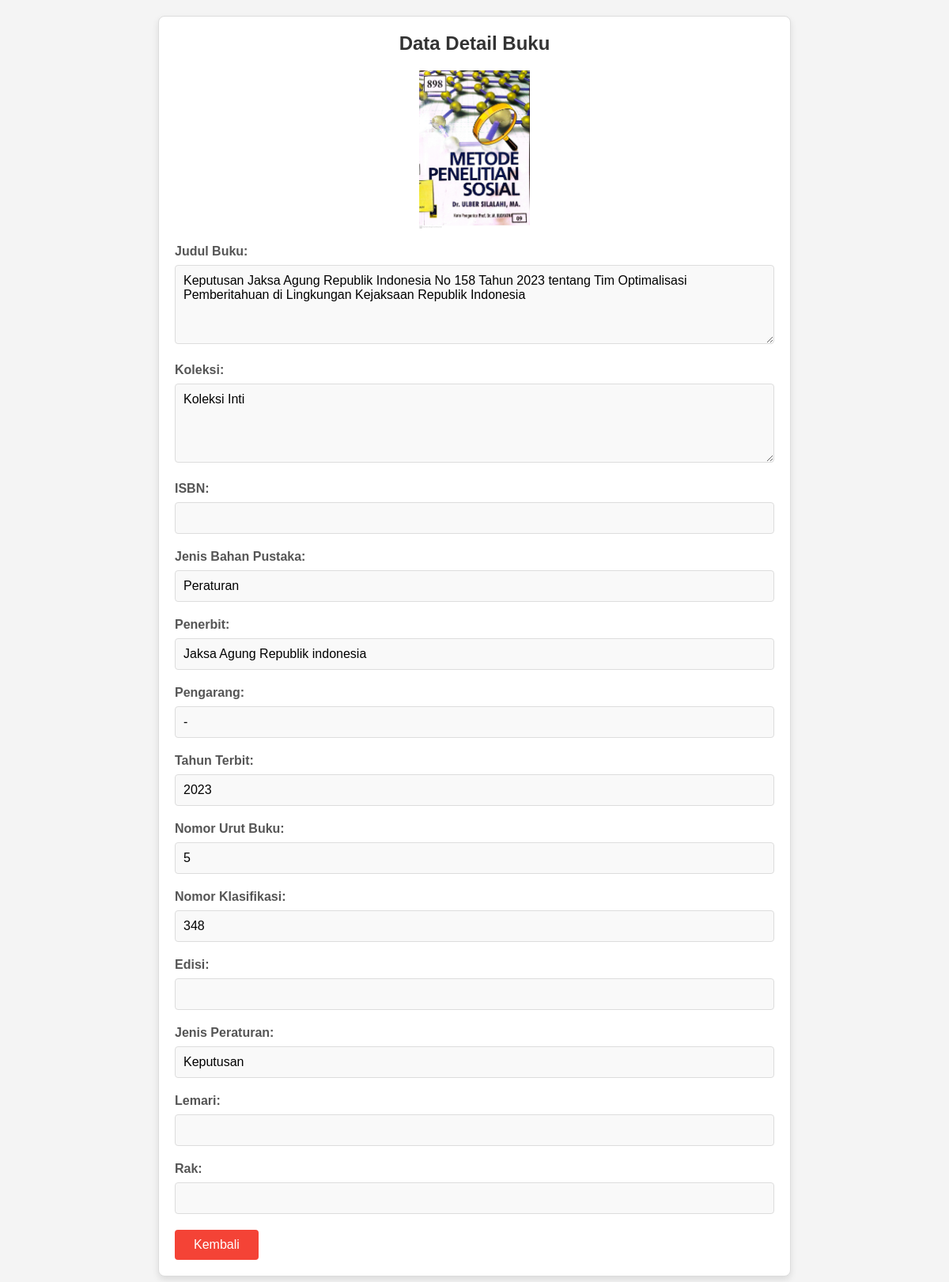
Screenshot of /detail.php?id=3 with the database file from the repository.
### tables this page shows
CREATE TABLE `books` (
  `id` int(11) NOT NULL,
  `general_number` varchar(255) DEFAULT NULL,
  `title` varchar(255) DEFAULT NULL,
  `koleksi` varchar(255) DEFAULT NULL,
  `material_type` varchar(255) DEFAULT NULL,
  `book_number` varchar(255) DEFAULT NULL,
  `author` varchar(255) DEFAULT NULL,
  `jilid` varchar(255) DEFAULT NULL,
  `edition` varchar(255) DEFAULT NULL,
  `cetakan` varchar(255) DEFAULT NULL,
  `lssn` varchar(255) DEFAULT NULL,
  `regulation_number` varchar(255) DEFAULT NULL,
  `regulation_type` varchar(255) DEFAULT NULL,
  `regulation_year` varchar(255) DEFAULT NULL,
  `regulation_place` varchar(255) DEFAULT NULL,
  `magazine_number` varchar(255) DEFAULT NULL,
  `volume_number` varchar(255) DEFAULT NULL,
  `publication_period` varchar(255) DEFAULT NULL,
  `publication_place` varchar(255) DEFAULT NULL,
  `publisher` varchar(255) DEFAULT NULL,
  `publication_year` varchar(255) DEFAULT NULL,
  `classification_number` varchar(255) DEFAULT NULL,
  `source` varchar(255) DEFAULT NULL,
  `description` text DEFAULT NULL,
  `cover_image` varchar(255) DEFAULT NULL
);

### detail.php (the view, shortened to what this page needs)
<!DOCTYPE html>
<html lang="id">
<head>
    <link rel="stylesheet" href="detail.css">
</head>
<body>
    <div class="container">
        <h2>Data Detail Buku</h2>
        <?php
        $conn = include('koneksi.php');
        $id = $_GET['id'];
        $sql = "SELECT * FROM books WHERE id='$id'";
        $result = $conn->query($sql);
        if ($result->num_rows > 0) {
            $row = $result->fetch_assoc();
        ?>
        <div class="form-group image-container">
            <img src="uploads/<?php echo htmlspecialchars($row['cover_image']); ?>" alt="Sampul Buku">
        </div>
        <div class="form-group">
            <label for="title">Judul Buku:</label>
            <textarea id="title" name="title" readonly><?php echo htmlspecialchars($row['title']); ?></textarea>
        </div>
        <div class="form-group">
            <label for="title">Koleksi:</label>
            <textarea id="koleksi" name="koleksi" readonly><?php echo htmlspecialchars($row['koleksi']); ?></textarea>
        </div>
        <div class="form-group">
            <label for="lssn">ISBN:</label>
            <input type="text" id="lssn" name="lssn" value="<?php echo htmlspecialchars($row['lssn']); ?>" readonly>
        </div>
        <div class="form-group">
            <label for="material_type">Jenis Bahan Pustaka:</label>
            <input type="text" id="material_type" name="material_type" value="<?php echo htmlspecialchars($row['material_type']); ?>" readonly>
        </div>
        <div class="form-group">
            <label for="publisher">Penerbit:</label>
            <input type="text" id="publisher" name="publisher" value="<?php echo htmlspecialchars($row['publisher']); ?>" readonly>
        </div>
        <div class="form-group">
            <label for="author">Pengarang:</label>
            <input type="text" id="author" name="author" value="<?php echo htmlspecialchars($row['author']); ?>" readonly>
        </div>
        <div class="form-group">
            <label for="publication_year">Tahun Terbit:</label>
            <input type="text" id="publication_year" name="publication_year" value="<?php echo htmlspecialchars($row['publication_year']); ?>" readonly>
        </div>
        <div class="form-group">
            <label for="general_number">Nomor Urut Buku:</label>
            <input type="text" id="general_number" name="general_number" value="<?php echo htmlspecialchars($row['general_number']); ?>" readonly>
        </div>
        <div class="form-group">
            <label for="classification_number">Nomor Klasifikasi:</label>
            <input type="text" id="classification_number" name="classification_number" value="<?php echo htmlspecialchars($row['classification_number']); ?>" readonly>
        </div>
        <div class="form-group">
            <label for="edition">Edisi:</label>
            <input type="text" id="edition" name="edition" value="<?php echo htmlspecialchars($row['edition']); ?>" readonly>
        </div>
        <div class="form-group">
            <label for="regulation_type">Jenis Peraturan:</label>
            <input type="text" id="regulation_type" name="regulation_type" value="<?php echo htmlspecialchars($row['regulation_type']); ?>" readonly>
        </div>
        <div class="form-group">
            <label for="lemari">Lemari:</label>
            <input type="text" id="lemari" name="lemari" value="<?php echo htmlspecialchars($row['lemari']); ?>" readonly>
        </div>
        <div class="form-group">
            <label for="rak">Rak:</label>
            <input type="text" id="rak" name="rak" value="<?php echo htmlspecialchars($row['rak']); ?>" readonly>
        </div>
        <div class="back-container">
        <button onclick="window.history.back()">Kembali</button>
        </div>
        <?php
        } else {
            echo "<p>Buku tidak ditemukan.</p>";
        }
        ?>
    </div>
</body>
</html>

### detail.css (style rules this page uses)
* { margin: 0; padding: 0; box-sizing: border-box; }
body { font-family: Arial, sans-serif; background-color: #f4f4f4; margin: 0; padding: 0; }
.container { max-width: 800px; margin: 20px auto; padding: 20px; background-color: #fff; border: 1px solid #ddd; border-radius: 8px; box-shadow: 0 4px 8px rgba(0, 0, 0, 0.1); }
h2 { text-align: center; color: #333; margin-bottom: 20px; }
.form-group { margin-bottom: 20px; }
.form-group label { display: block; font-weight: bold; margin-bottom: 8px; color: #555; }
.form-group input, .form-group textarea { width: 100%; padding: 10px; border: 1px solid #ddd; border-radius: 4px; background-color: #f9f9f9; box-sizing: border-box; font-size: 16px; font-family: Arial, sans-serif; }
.form-group textarea { min-height: 100px; resize: vertical; }
.form-group img { display: block; margin: 0 auto; max-width: 100%; height: auto; max-height: 200px; }
.back-container { text-align: left; }
.back-container button { padding: 10px 24px; background-color: #f44336; color: white; border: none; border-radius: 4px; cursor: pointer; font-size: 16px; transition: background-color 0.3s; }

### rows the page displays
books: cover_image (picture), title "Keputusan Jaksa Agung Republik Indonesia No 158 Tahun 2023 tentang Tim Optimalisasi Pemberitahuan di Lingkungan Kejaksaan Republik Indonesia", koleksi "Koleksi Inti", material_type "Peraturan", publisher "Jaksa Agung Republik indonesia", author "-", publication_year "2023", general_number "5", classification_number "348", regulation_type "Keputusan"
